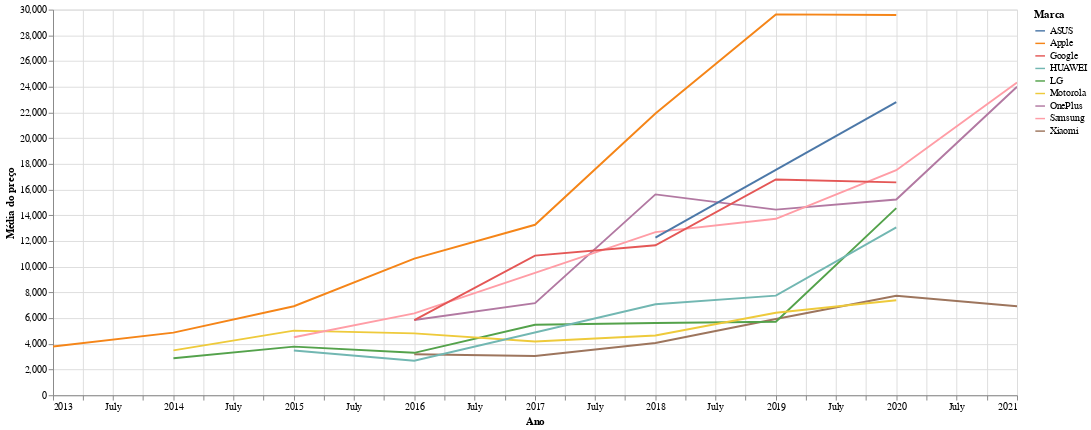

The notebook cell this image was saved under:
### Markdown cell above
## Média de Preços por Marca

<div style="text-align: justify">Nessa visualização é possível analisar as variações de preços das marcas ao longo dos anos a partir de um gráfico de linhas. Esta visualização pode ser relacionada com aspectos tratados acima, quando relaciona-se os resultados das análises de popularidade das marcas com os preços destas. Nota-se que a Apple, por sua dominância do mercado, possui os maiores preços, enquanto marcas como Xiaomi, HUAWEI, LG e Motorola possuem preços mais baixos, por ainda não terem um bom posicionamento no mercado (a exemplo da Motorola e Lenovo) ou por suas estratégias de negócios (a exemplo da Xiaomi). Vale ressaltar que a LG teve um aumento em seus preços depois de 2019, provavelmente pelas conquistas recentes em mercado e popularidade.<div/>

### Code cell
brands = ["OnePlus", "Xiaomi", "LG", "Motorola", "Samsung", "HUAWEI", "Google", "ASUS", "Apple"]
filtered_data = data.query("brand_name in @brands")
filtered_data.year = filtered_data.year.map(lambda d: str(d))

alt.Chart(filtered_data).mark_line().encode(
    x=alt.X("year:T", title = "Ano"),
    y=alt.Y("mean(best_price)", title="Média do preço"),
    color=alt.Color("brand_name", legend=alt.Legend(title="Marca"))
).properties(width=1000, height=400).interactive()

### Figure 1 — Vega-Lite specification as saved in the notebook (floating-point values rounded to 4 significant figures; data arrays with more than 128 entries replaced by an {"elided": "..."} marker saying what was removed)
{"config": {"view": {"continuousWidth": 400, "continuousHeight": 300}}, "data": {"name": "data-b63bb17ddb9a58fe832bc86fbfd80bb2"}, "mark": "line", "encoding": {"color": {"type": "nominal", "field": "brand_name", "legend": {"title": "Marca"}}, "x": {"type": "temporal", "field": "year", "title": "Ano"}, "y": {"type": "quantitative", "aggregate": "mean", "field": "best_price", "title": "Média do preço"}}, "height": 400, "selection": {"selector003": {"type": "interval", "bind": "scales", "encodings": ["x", "y"]}}, "width": 1000, "$schema": "https://vega.github.io/schema/vega-lite/v4.8.1.json", "datasets": {"data-b63bb17ddb9a58fe832bc86fbfd80bb2": {"elided": "565 records"}}}
